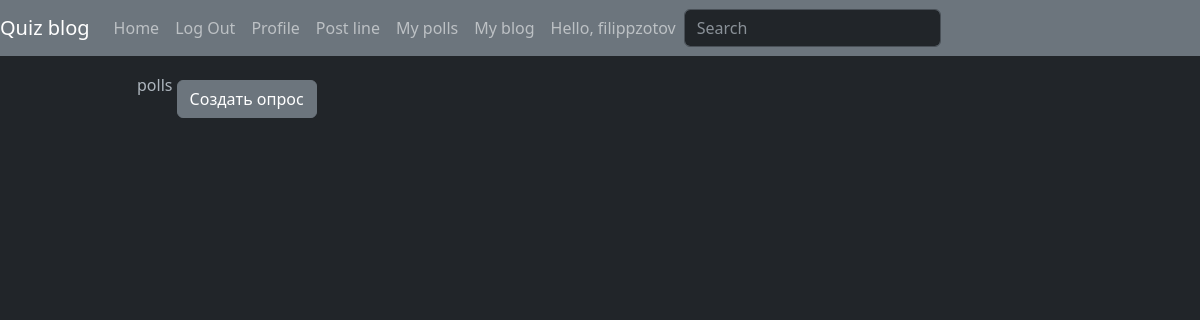
Before: /polls/mypolls/ (signed in) with the older database file.
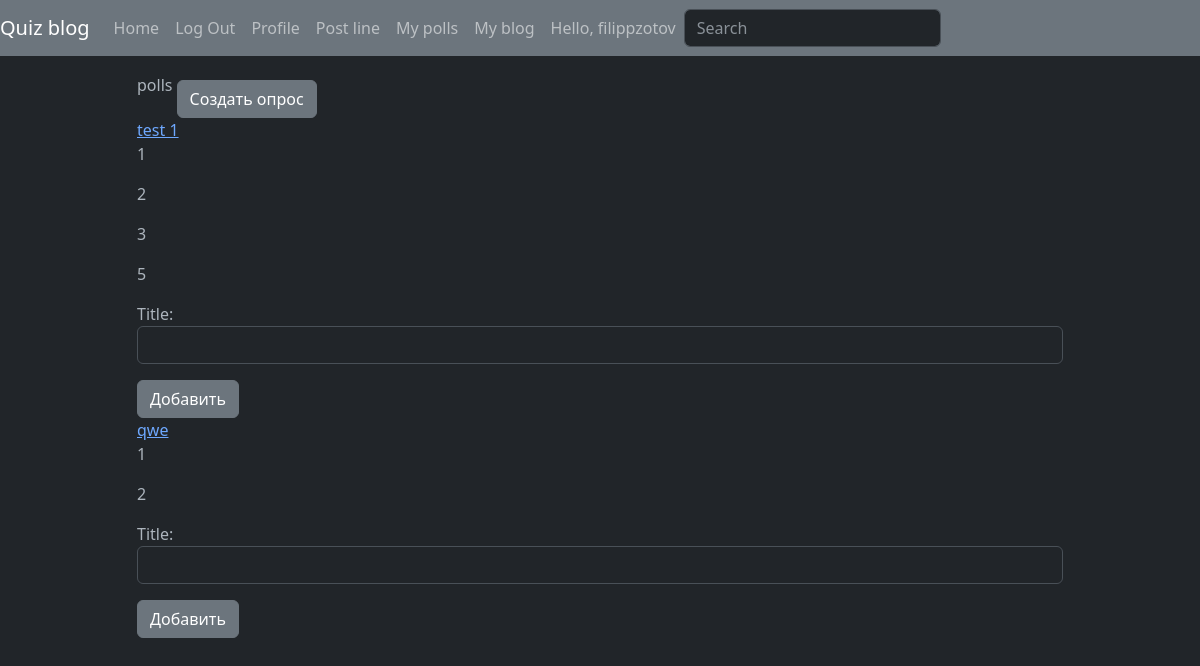
After: the same page with the newer database file.
### polls/models.py (models this page shows, shortened)
class Poll(models.Model):
    user = models.ForeignKey(User, null=True, blank=True, on_delete=models.CASCADE)
    title = models.CharField(max_length=200, blank=True, null=True)
    created = models.DateTimeField(auto_now_add=True)
    published = models.BooleanField(default=False)

class Question(models.Model):
    title = models.CharField(max_length=70, blank=True, null=True)
    poll = models.ForeignKey(Poll, on_delete=models.CASCADE, blank=True, null=True)

### polls/views.py (the view)
# urls.py: path("mypolls/", views.myPolls, name="my-polls"),
def myPolls(request):
    user_polls = Poll.objects.filter(user=request.user)
    form = QuestionForm()
    context = {
        "polls": user_polls,
        "form": form,
    }
    return render(request, "polls/myPolls.html", context)

### polls/forms.py
class QuestionForm(ModelForm):
    def __init__(self, *args: Any, **kwargs: Any) -> None:
        super().__init__(*args, **kwargs)
        self.fields["title"].widget.attrs.update({"class": "form-control mb-2"})
    class Meta:
        model = Question
        fields = ["title"]

### polls/templates/polls/myPolls.html
{% extends 'base.html' %} {% block content %} polls
<a href="{% url 'create-poll' %}" class="btn btn-secondary mt-4"
  >Создать опрос</a
>
{% for poll in polls %}
<div><a href="">{{ poll.title }}</a></div>
{% for question in poll.question_set.all %}
<p>{{question.title}}</p>
{% endfor %}
<form method="POST" action="{% url 'add-qestion' poll.pk %}">
  {% csrf_token %} {{ form }}
  <button class="btn btn-secondary mt-2" type="submit">Добавить</button>
</form>
{% endfor %} {% endblock content %}

Changed rows visible on the page:
added Poll: title "test 1"
added Question: title "1", shown under "test 1"
added Question: title "2", shown under "test 1"
added Question: title "3", shown under "test 1"
added Question: title "5", shown under "test 1"
added Poll: title "qwe"
added Question: title "1", shown under "qwe"
added Question: title "2", shown under "qwe"
